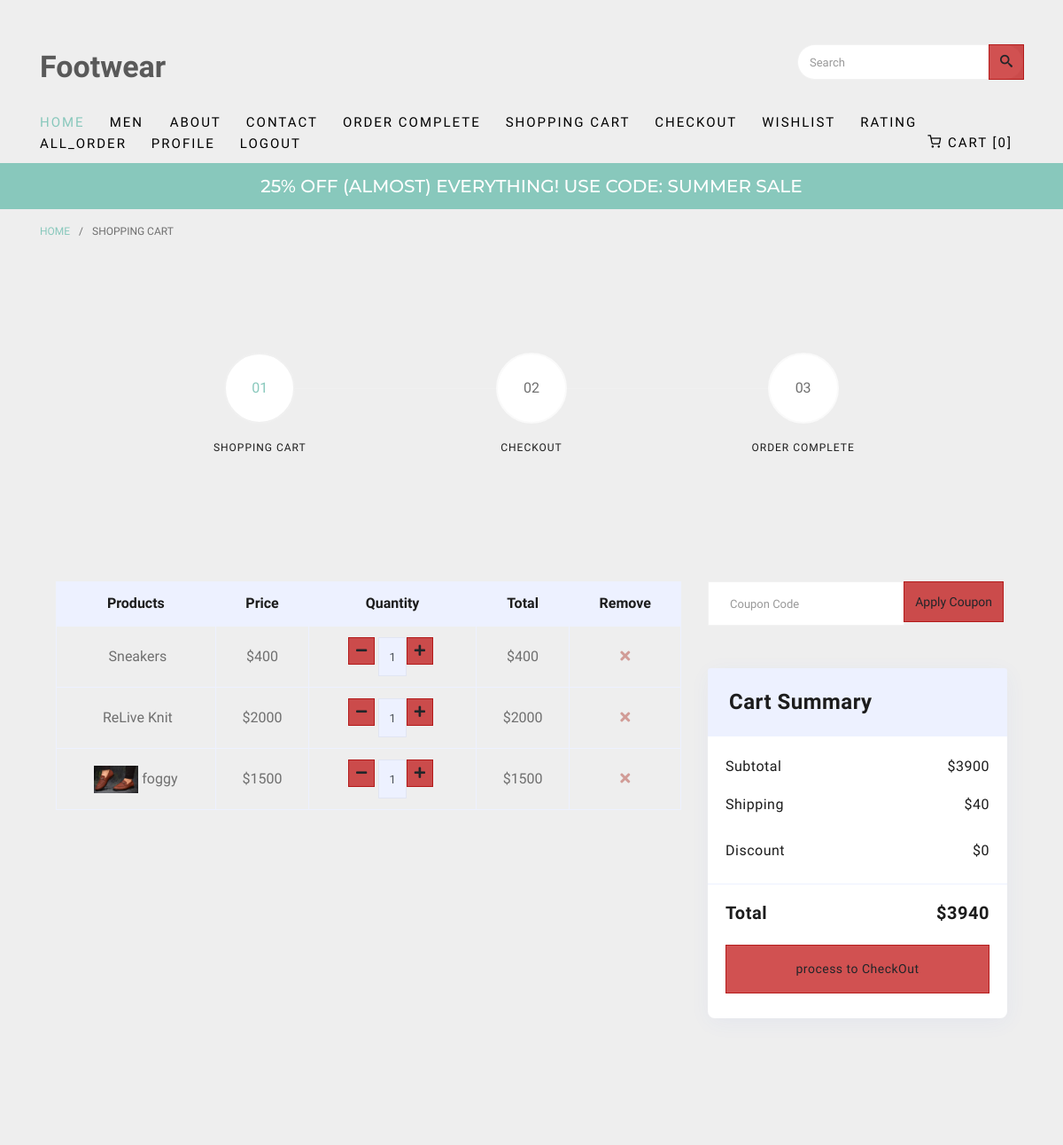
The page /cart (signed in, upper part) on the database as committed earlier.
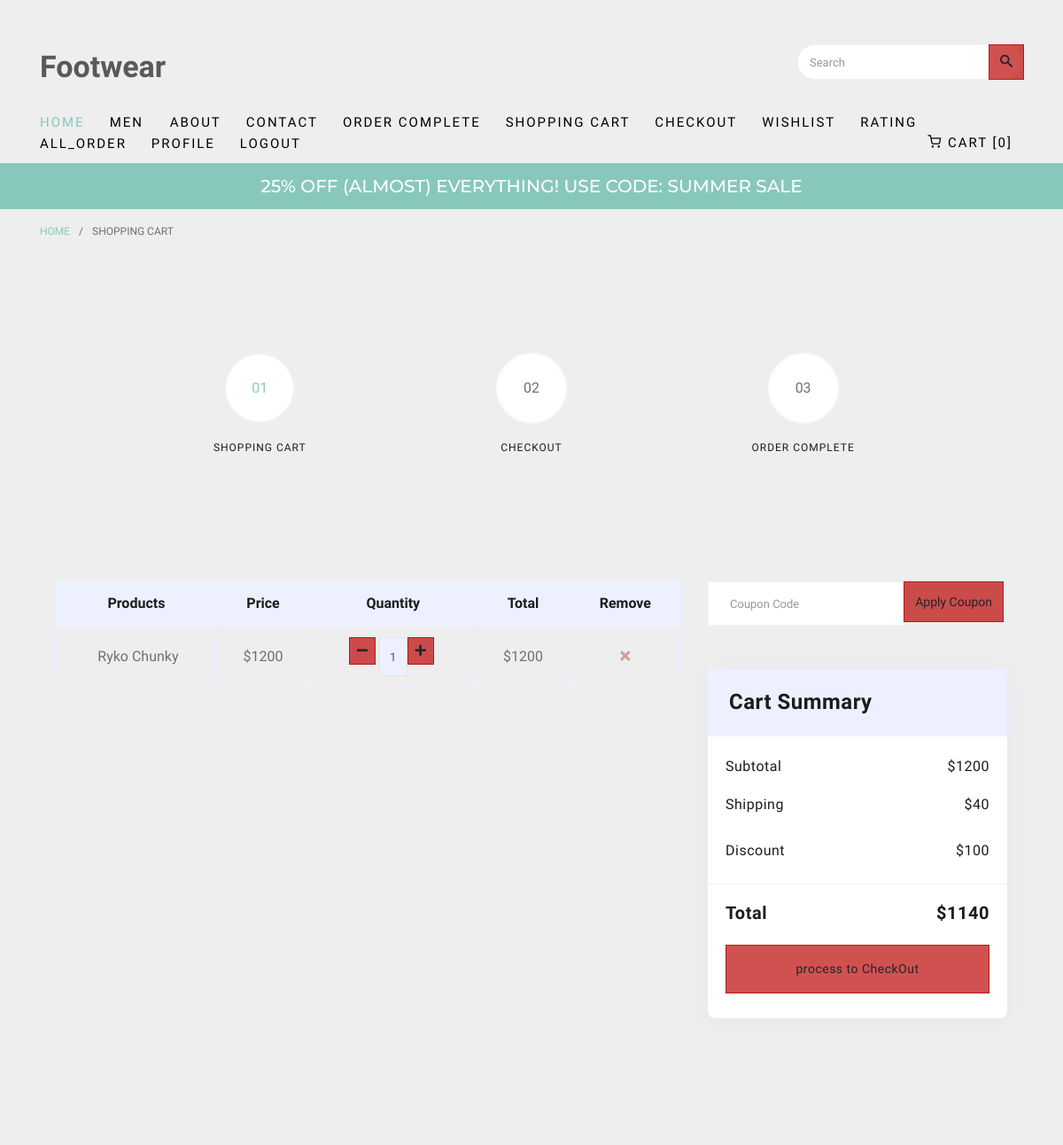
The same page on the database as committed later.
### shopapp/models.py (models this page shows, shortened)
class add_to_cart(models.Model):
    product=models.ForeignKey(product,on_delete=models.CASCADE,blank=True,null=True)
    register=models.ForeignKey(register,on_delete=models.CASCADE,blank=True,null=True)
    image=models.ImageField(upload_to='images')
    product_name=models.CharField(max_length=50)
    price=models.IntegerField()
    quantity=models.IntegerField()
    total=models.IntegerField()
    order_status=models.BooleanField(default=False)

### shopapp/views.py (the view)
# urls.py: path('cart', views.cart, name='cart'),
def cart(request):
    if "email" in request.session:
        uid=register.objects.get(email=request.session['email'])
        print(uid)
        pid=add_to_cart.objects.filter(register=uid,order_status=False).order_by("-id")
        caid=user_coupon.objects.filter(user=uid,status=True).order_by("-id").first()
        if pid.count() == 0 and caid != None:
            caid.status=False
            caid.save()
        l1=[]
        subtotal = 0
        discount=0
        shipping = 40
        for i in pid:
            l1.append(i.total)
        print(l1)
        if caid != None:
            discount=caid.coupon.discount
        subtotal=sum(l1)
        total=subtotal+shipping-discount
        contaxt={
            "pid":pid,
            "l1":l1,
            "subtotal" : subtotal,
            "shipping" : shipping,
            "total" : total,
            "discount" : discount,
        }
        return render(request,"cart.html",contaxt)
    else:
        return render(request,"login.html")

### shopapp/models.py (called while the page is built)
    def __str__(self) -> str:
        return self.username

### shopapp/templates/cart.html (shortened to what the changed rows need)
{% extends 'index.html'%}
{% load static %}
{% block content %}
		<div class="colorlib-product">
					{% if pid.count == 0 %}
					<div class="container-fluid  mt-100">
						<div class="row">
						   <div class="col-md-12">
								<div class="card">
									<div class="card-header">
											<h5>Cart</h5>
									</div>
									<div class="card-body cart">
										<div class="col-sm-12 empty-cart-cls text-center">
											<img src="https://i.imgur.com/dCdflKN.png" width="130" height="130" class="img-fluid mb-4 mr-3">
											<h3><strong>Your Cart is Empty</strong></h3>
											<h4>Add something to make me happy :)</h4>
											<a href="{% url 'men'%}" class="btn btn-primary cart-btn-transform m-3" data-abc="true">continue shopping</a>
										</div>
									</div>
								</div>
						   	</div>
						</div>
					</div>
					{% else %}
					<div class="container-fluid pt-5">
						<div class="row px-xl-5">
							<div class="col-lg-8 table-responsive mb-5">
								<table class="table table-bordered text-center mb-0">
									<thead class="bg-secondary text-dark">
										<tr>
											<th>Products</th>
											<th>Price</th>
											<th>Quantity</th>
											<th>Total</th>
											<th>Remove</th>
										</tr>
									</thead>
									<tbody class="align-middle">
										{% for i in pid %}
										<tr>
											<td class="align-middle"><img src="{{i.image.url}}" alt="" style="width: 50px;"> {{i.product_name}}</td>
											<td class="align-middle">${{i.price}}</td>
											<td class="align-middle">
												<div class="input-group quantity mx-auto" style="width: 100px;">
													<div class="input-group-btn">
														<a href="{% url 'cart_minus' i.id %}"	 class="btn btn-sm btn-primary btn-minus">
															<i class="fa fa-minus"></i>
														</a>
													</div>
													<input type="text" class="form-control form-control-sm bg-secondary text-center" value="{{i.quantity}}" readonly>
													<div class="input-group-btn">
														<a href="{% url 'cart_plus' i.id %}" class="btn btn-sm btn-primary btn-plus">
															<i class="fa fa-plus"></i>
														</a>
													</div>
												</div>
											</td>
											<td class="align-middle">${{i.total}}</td>
											<td class="align-middle"><a href="{% url 'cart_delete' i.id %}"><i class="fa fa-times"></i></a></td>
										</tr>
										{% endfor %}
									</tbody>
								</table>
							</div>
							<div class="col-lg-4">
								<form class="mb-5" action="{% url 'coupan' %}" method="post">
									<div class="input-group">
										<input type="text" class="form-control p-4" name="coupon_code" placeholder="Coupon Code">
										<div class="input-group-append">
											<button class="btn btn-primary">Apply Coupon</button>
										</div>
									</div>
								</form>
								<div class="card border-secondary mb-5">
									<div class="card-header bg-secondary border-0">
										<h4 class="font-weight-semi-bold m-0">Cart Summary</h4>
									</div>
									<div class="card-body">
										<div class="d-flex justify-content-between mb-3 pt-1">
											<h6 class="font-weight-medium">Subtotal</h6>
											<h6 class="font-weight-medium">${{subtotal}}</h6>
										</div>
										<div class="d-flex justify-content-between">
											<h6 class="font-weight-medium">Shipping</h6>
											<h6 class="font-weight-medium">${{shipping}}</h6>
										</div>
										<br>
										<div class="d-flex justify-content-between">
											<h6 class="font-weight-medium">Discount</h6>
											<h6 class="font-weight-medium">${{discount}}</h6>
										</div>
									</div>
									<div class="card-footer border-secondary bg-transparent">
										<div class="d-flex justify-content-between mt-2">
											<h5 class="font-weight-bold">Total</h5>
											<h5 class="font-weight-bold">${{total}}</h5>
										</div>
									<a href="{% url 'checkout' %}" class="btn btn-block btn-primary my-3 py-3">process to CheckOut</a>
									</div>
								</div>
							</div>
						</div>
					</div>
					{% endif %}
				</div>
			</div>
		{% endblock %}

Rows that differ between the two databases and show on the page:
removed add_to_cart: product_name "Sneakers", price "400", quantity "1", total "400"
removed add_to_cart: product_name "ReLive Knit", price "2000", quantity "1", total "2000"
removed add_to_cart: image (picture), product_name "foggy", price "1500", quantity "1", total "1500"
added add_to_cart: product_name "Ryko Chunky", price "1200", quantity "1", total "1200"
Other text that changed with them:
{{ subtotal }}: "3900" → "1200"
{{ discount }}: "0" → "100"
{{ total }}: "3940" → "1140"
